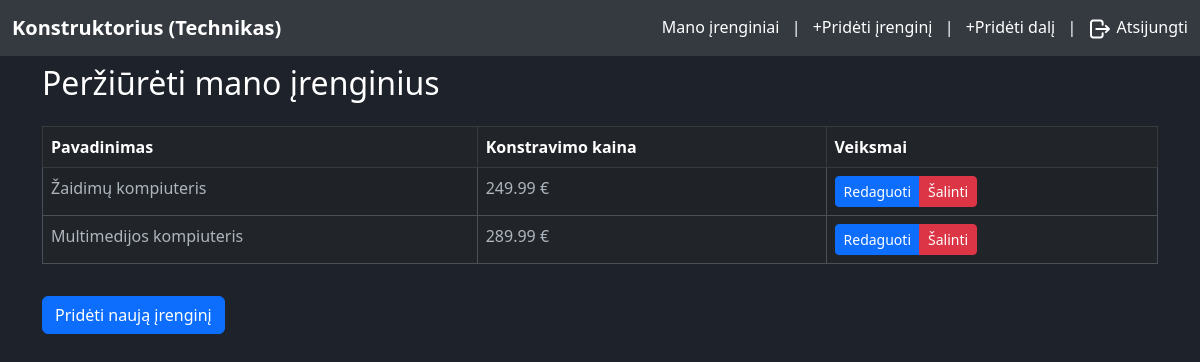
Before: /my-devices (signed in) with the older database file.
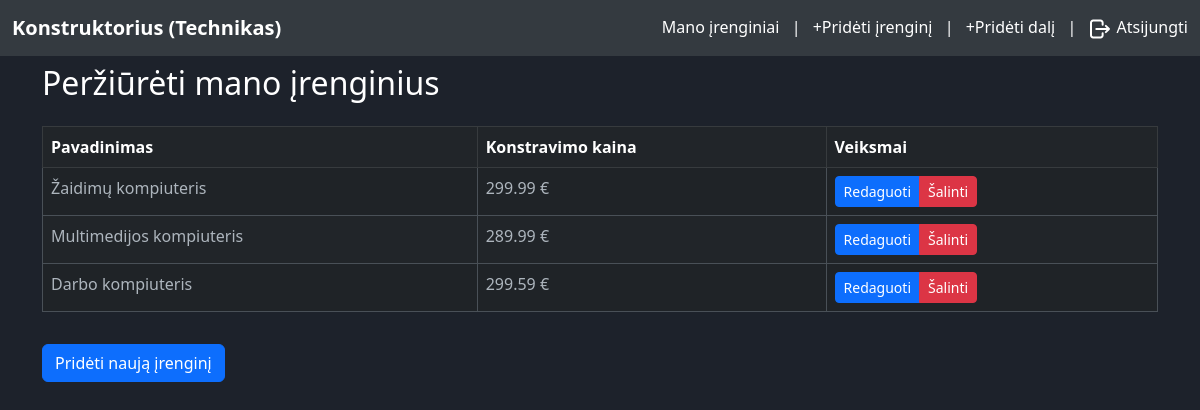
After: the same page with the newer database file.
### tables this page shows
CREATE TABLE `device` (
  `id` int(11) NOT NULL,
  `name` varchar(255) NOT NULL,
  `construction_cost` double NOT NULL,
  `fk_created_by` int(11) NOT NULL
);

### app/controllers/DeviceController.php (called while the page is built, shortened)
<?php
class DeviceController
{
    private $deviceModel;
    public function __construct()
    {
        global $mysqli;
        $this->deviceModel = new Device($mysqli);
    }
    public function showTechniciansDevices()
    {
        include 'app/views/my-devices.php';
    }
    public function getAllUserDevices($userId)
    {
        if ($userId) {
            $deviceData = $this->deviceModel->getAllUserDevices($userId);
            if ($deviceData) {
                return $deviceData;
            }
        } else {
            echo 'error Invalid device ID not found';
        }
    }
}

### app/utils/utils.php (called while the page is built, shortened)
<?php
function isUserLoggedIn()
{
    return isset($_SESSION['user']);
}
function getUserId()
{
    if (isUserLoggedIn()) {
        return $_SESSION['user']['id'] ?? '';
    }
}

### app/models/Device.php (called while the page is built, shortened)
<?php
class Device
{
    private $mysqli;
    public function __construct($mysqli)
    {
        $this->mysqli = $mysqli;
    }
    public function getAllUserDevices($userId)
    {
        $query = "
        SELECT
            device.id AS device_id,
            device.name AS device_name,
            device.construction_cost AS device_cost,
            GROUP_CONCAT(CASE WHEN part_types.name= 'motherboard' THEN part.id END) AS motherboard_ids,
            GROUP_CONCAT(CASE WHEN part_types.name= 'memory' THEN part.id END) AS memory_ids,
            GROUP_CONCAT(CASE WHEN part_types.name= 'storage' THEN part.id END) AS storage_ids,
            GROUP_CONCAT(CASE WHEN part_types.name= 'processor' THEN part.id END) AS processor_ids,
            GROUP_CONCAT(CASE WHEN part_types.name= 'graphics_card' THEN part.id END) AS graphics_card_ids,
            GROUP_CONCAT(CASE WHEN part_types.name= 'cooling' THEN part.id END) AS cooling_ids,
            GROUP_CONCAT(CASE WHEN part_types.name= 'screen' THEN part.id END) AS screen_ids,
            GROUP_CONCAT(CASE WHEN part_types.name= 'os' THEN part.id END) AS os_ids
        FROM
            device
        JOIN
            device_parts ON device.id = device_parts.fk_device_id
        JOIN
            part ON device_parts.fk_part_id = part.id
        JOIN
            part_types ON part.part_type = part_types.id_part_types
        WHERE
            device.fk_created_by = ?
        GROUP BY
            device.id
        ";
        $stmt = $this->mysqli->prepare($query);
        $stmt->bind_param("i", $userId);
        $stmt->execute();
        $result = $stmt->get_result();
        $deviceData = $result->fetch_all(MYSQLI_ASSOC);
        return $deviceData;
    }
}

### app/views/my-devices.php (the view, shortened to what this page needs)
<!DOCTYPE html>
<html lang="en">
<head>
    <link href="https://cdn.jsdelivr.net/npm/bootstrap@5.3.0-alpha1/dist/css/bootstrap.min.css" rel="stylesheet">
    <link href="assets/css/styles.css" rel="stylesheet">
</head>
<body data-bs-theme="dark" class="text-white">
    <?php
    include 'app/views/header.php';
    ?>
    <?php global $deviceController;
    $userDevices = $deviceController->getAllUserDevices(getUserId()); ?>
    <div class="container">
        <h2 class="mt-2 mb-4">Peržiūrėti mano įrenginius</h2>
        <div class="table-responsive">
            <table class="table table-striped table-hover table-bordered">
                <thead class="table-dark">
                    <tr>
                        <th>Pavadinimas</th>
                        <th>Konstravimo kaina</th>
                        <th>Veiksmai</th>
                    </tr>
                </thead>
                <tbody>
                    <?php if (!empty($userDevices)) : ?>
                        <?php foreach ($userDevices as $device) : ?>
                            <tr>
                                <td><?= htmlspecialchars($device['device_name']); ?></td>
                                <td><?= htmlspecialchars($device['device_cost']); ?> €</td>
                                <td>
                                    <div class="btn-group" role="group">
                                        <button class="btn btn-sm btn-primary edit-base-btn" data-device-id="<?= htmlspecialchars($device['device_id']); ?>">Redaguoti</button>
                                        <button class="btn btn-sm btn-danger delete-base-btn" data-device-id="<?= htmlspecialchars($device['device_id']); ?>">Šalinti</button>
                                    </div>
                                </td>
                            </tr>
                        <?php endforeach; ?>
                    <?php else : ?>
                        <tr>
                            <td colspan="11" class="text-center">Nerasta jokių duomenų</td>
                        </tr>
                    <?php endif; ?>
                </tbody>
            </table>
        </div>
        <div class="mt-3">
            <a href="/create-device" class="btn btn-primary">Pridėti naują įrenginį</a>
        </div>
    </div>
</body>
</html>

Changed rows visible on the page:
changed device "Žaidimų kompiuteris": construction_cost "249.99" → "299.99"
added device: name "Darbo kompiuteris", construction_cost "299.59"
